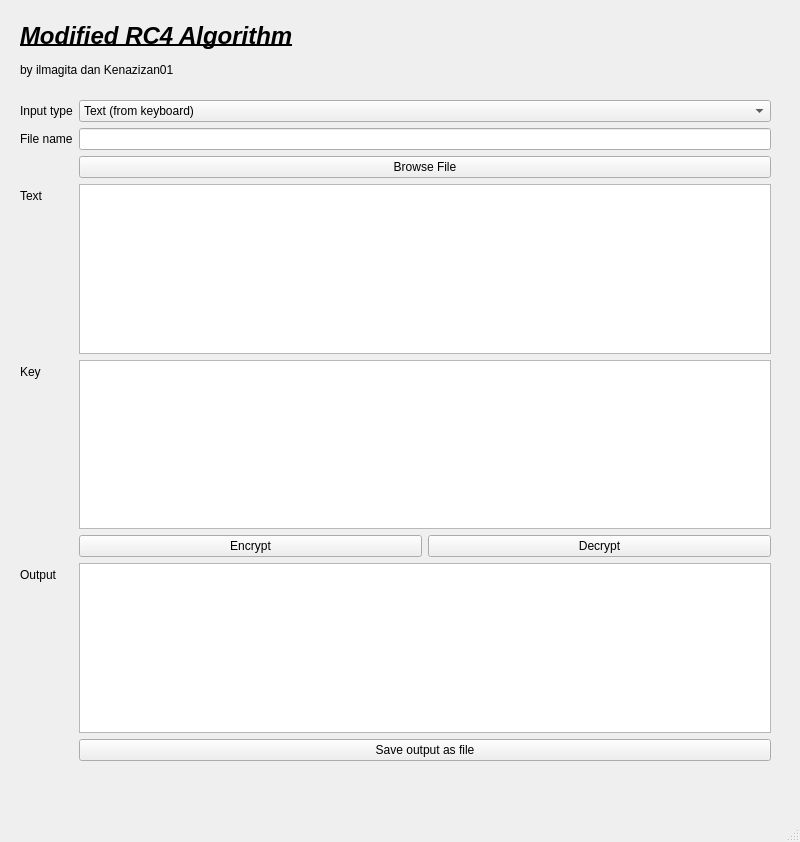
<?xml version="1.0" encoding="UTF-8"?>
<ui version="4.0">
 <class>MainWindow</class>
 <widget class="QMainWindow" name="MainWindow">
  <property name="geometry">
   <rect>
    <x>0</x>
    <y>0</y>
    <width>800</width>
    <height>842</height>
   </rect>
  </property>
  <property name="windowTitle">
   <string>MainWindow</string>
  </property>
  <widget class="QWidget" name="centralwidget">
   <widget class="QLabel" name="label">
    <property name="geometry">
     <rect>
      <x>20</x>
      <y>20</y>
      <width>751</width>
      <height>31</height>
     </rect>
    </property>
    <property name="font">
     <font>
      <pointsize>18</pointsize>
      <weight>75</weight>
      <italic>true</italic>
      <bold>true</bold>
      <underline>true</underline>
     </font>
    </property>
    <property name="text">
     <string>Modified RC4 Algorithm</string>
    </property>
   </widget>
   <widget class="QLabel" name="label_2">
    <property name="geometry">
     <rect>
      <x>20</x>
      <y>60</y>
      <width>211</width>
      <height>19</height>
     </rect>
    </property>
    <property name="text">
     <string>by ilmagita dan Kenazizan01</string>
    </property>
   </widget>
   <widget class="QWidget" name="formLayoutWidget">
    <property name="geometry">
     <rect>
      <x>20</x>
      <y>100</y>
      <width>751</width>
      <height>661</height>
     </rect>
    </property>
    <layout class="QFormLayout" name="formLayout">
     <item row="0" column="0">
      <widget class="QLabel" name="label_3">
       <property name="text">
        <string>Input type</string>
       </property>
      </widget>
     </item>
     <item row="0" column="1">
      <widget class="QComboBox" name="comboBox">
       <item>
        <property name="text">
         <string>Text (from keyboard)</string>
        </property>
       </item>
       <item>
        <property name="text">
         <string>File</string>
        </property>
       </item>
      </widget>
     </item>
     <item row="2" column="1">
      <widget class="QLineEdit" name="lineEdit"/>
     </item>
     <item row="4" column="0">
      <widget class="QLabel" name="label_4">
       <property name="text">
        <string>Text</string>
       </property>
      </widget>
     </item>
     <item row="4" column="1">
      <widget class="QPlainTextEdit" name="plainTextEdit"/>
     </item>
     <item row="5" column="0">
      <widget class="QLabel" name="label_6">
       <property name="text">
        <string>Key</string>
       </property>
      </widget>
     </item>
     <item row="5" column="1">
      <widget class="QPlainTextEdit" name="plainTextEdit_2"/>
     </item>
     <item row="6" column="1">
      <layout class="QHBoxLayout" name="horizontalLayout_3">
       <item>
        <widget class="QPushButton" name="encrypt_button">
         <property name="text">
          <string>Encrypt</string>
         </property>
        </widget>
       </item>
       <item>
        <widget class="QPushButton" name="decrypt_button">
         <property name="text">
          <string>Decrypt</string>
         </property>
        </widget>
       </item>
      </layout>
     </item>
     <item row="2" column="0">
      <widget class="QLabel" name="label_5">
       <property name="text">
        <string>File name</string>
       </property>
      </widget>
     </item>
     <item row="7" column="1">
      <widget class="QPlainTextEdit" name="plainTextEdit_3"/>
     </item>
     <item row="7" column="0">
      <widget class="QLabel" name="label_7">
       <property name="text">
        <string>Output</string>
       </property>
      </widget>
     </item>
     <item row="8" column="1">
      <widget class="QPushButton" name="pushButton_2">
       <property name="text">
        <string>Save output as file</string>
       </property>
      </widget>
     </item>
     <item row="3" column="1">
      <widget class="QPushButton" name="pushButton">
       <property name="text">
        <string>Browse File</string>
       </property>
      </widget>
     </item>
    </layout>
   </widget>
  </widget>
  <widget class="QMenuBar" name="menubar">
   <property name="geometry">
    <rect>
     <x>0</x>
     <y>0</y>
     <width>800</width>
     <height>21</height>
    </rect>
   </property>
  </widget>
  <widget class="QStatusBar" name="statusbar"/>
 </widget>
 <resources/>
 <connections/>
</ui>
